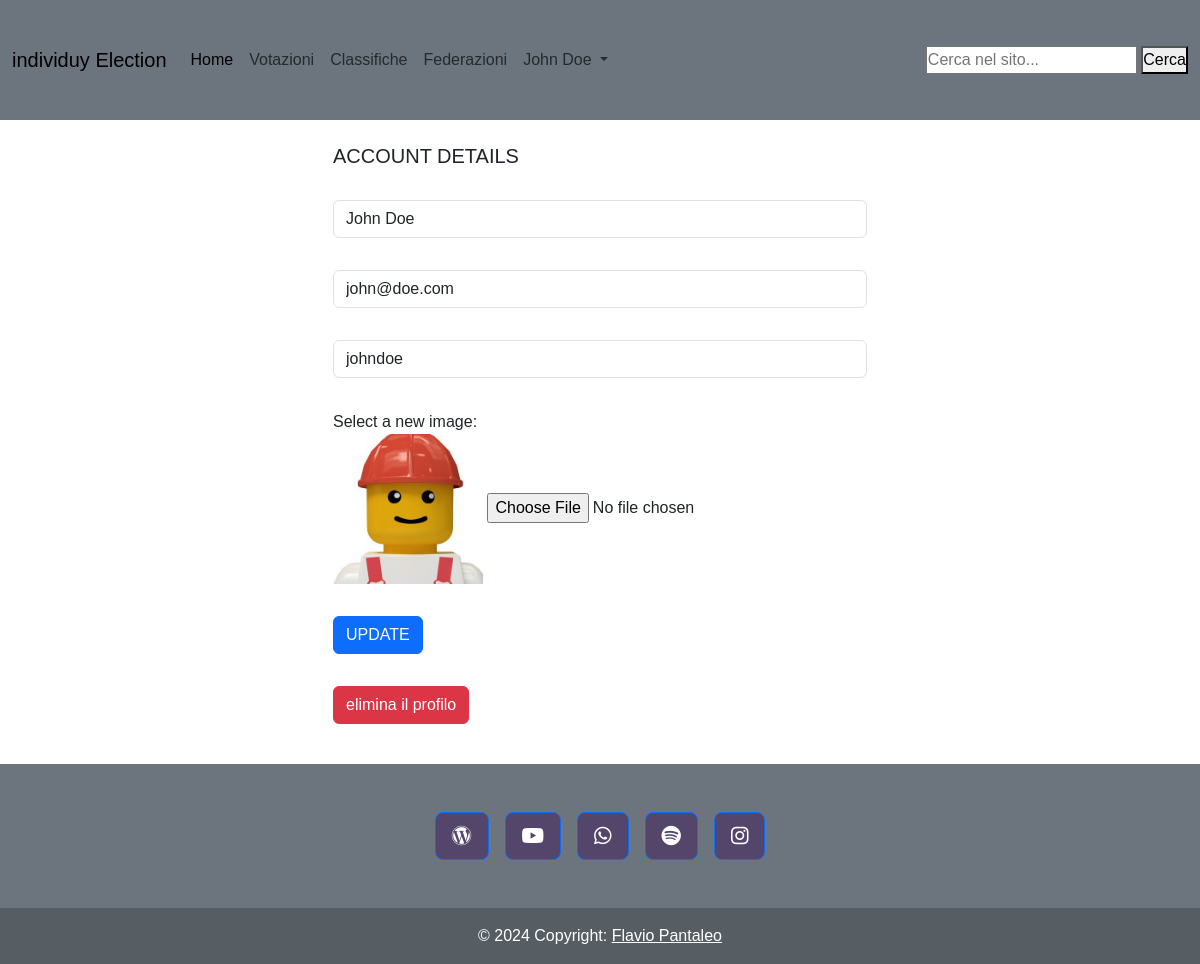
The page /index.php?page=user-setting (signed in) on the database its author committed.
### tables this page shows
CREATE TABLE `users` (
  `id_user` int(11) NOT NULL,
  `fullname` varchar(200) DEFAULT NULL,
  `email` varchar(200) DEFAULT NULL,
  `username` varchar(200) DEFAULT NULL,
  `image_path` varchar(200) DEFAULT NULL,
  `password` varchar(200) DEFAULT NULL,
  `created_at` timestamp NOT NULL DEFAULT current_timestamp(),
  `role` varchar(50) DEFAULT 'user',
  `reset_token` varchar(255) DEFAULT NULL,
  `token_expiry` datetime DEFAULT NULL
);

### app/Controllers/UserController.php (called while the page is built, shortened)
<?php
class UserController {
    private $userDAO;
    public function __construct() {
        $this->userDAO = new UserDAO();
    }
    public function getSingleUser($id) {
        return $this->userDAO->getSingleUser($id);
    }
}

### app/Core/DB.php (called while the page is built, shortened)
<?php
class DB {
    protected function connect (){
        try {
            $localHost = $_ENV['DB_HOST'];
            $dbname = $_ENV['DB_NAME'];
            $user = $_ENV['DB_USER'];
            $pass = $_ENV['DB_PASS'];
            $conn = new PDO("mysql:host=".$localHost.";dbname=".$dbname.";",$user, $pass);
            return $conn;
        } catch (PDOException $e) {
            echo $e->getMessage() . "<br> Database Connection Error";
            die();
        }
    }
}
?>

### app/DAO/UserDao.php (called while the page is built, shortened)
<?php
class UserDAO extends DB {
    public function getSingleUser($id) {
        try {
            $stmt = $this->connect()->prepare("SELECT * FROM users WHERE id_user = ?");
            $stmt->execute([$id]);
            $userDB = $stmt->fetch(PDO::FETCH_ASSOC);
            if ($userDB) {
                return new User($userDB['id_user'], $userDB['fullname'], $userDB['email'], $userDB['username'], $userDB['image_path'], $userDB['role']);
            }
            return null;
        } catch (PDOException $e) {
            error_log("PDOException in getSingleUser: " . $e->getMessage());
            return null;
        }
    }
}

### app/Models/User.php (called while the page is built, shortened)
<?php
class User {
    public function __construct($id, $fullname, $email, $username, $user_pic, $role) {
        $this->fullname = $fullname;
        $this->email = $email;
        $this->username = $username;
        $this->user_pic = $user_pic;
    }
}
?>

### resources/Views/user/user-setting.php (the view, shortened to what this page needs)
<?php
if (!isset($_SESSION['userId'])) {
    echo "<script>window.location.href='" . ROOT . "/index.php?page=home'</script>";
} else {
    $userId = $_SESSION['userId'];
    $user = $userController->getSingleUser($userId);
    $targetDirectory = __DIR__ . '/../../../assets/img/users/';
}
?>
<div class="container my-4">
    <div class="container">
        <div class="row justify-content-center">
            <div class="col-xs-12 col-sm-6">
                <h5 class="mb-3">ACCOUNT DETAILS</h5>
                <form method="POST" class="bill-detail" enctype="multipart/form-data">
                    <fieldset>
                        <div class="py-3">
                            <input name="fullname" class="form-control" placeholder="Full Name" type="text" value="<?php echo $user->fullname; ?>">
                        </div>
                        <div class="py-3">
                            <input name="email" type="email" class="form-control" placeholder="Email" value="<?php echo $user->email; ?>">
                        </div>
                        <div class="py-3">
                            <input name="username" class="form-control" placeholder="Username" type="text" value="<?php echo $user->username; ?>">
                        </div>
                        <div class="py-3">
                            <div>
                                <label for="immagine">Select a new image:</label>
                            </div>
                            <img width="150" src="<?php echo $targetDirectory . '/' . $user->user_pic; ?>" alt="" id="image" name="image" class="img-size-sm">
                            <input class="py-3" type="file" id="image" name="image" value="<?php echo $user->user_pic; ?>">
                        </div>
                        <div class="py-3 text-right">
                            <button type="submit" name="userUpdate" class="btn btn-primary">UPDATE</button>
                        </div>
                    </fieldset>
                </form>
                <div class="py-3 text-right">
                    <a href="index.php?page=delete-profile" class="btn btn-danger">elimina il profilo</a>
                </div>
            </div>
        </div>
    </div>
</div>

### includes/header.php (shortened to what this page needs)
<?php
if (isset($_SESSION['userId'])) {
    $userId = $_SESSION['userId'];
    $singleUser = $userController->getSingleUser($userId);
}
?>
<!DOCTYPE html>
<html lang="it">
<head>
    <link rel="stylesheet" href="<?php echo ROOT; ?>/node_modules/@fortawesome/fontawesome-free/css/all.min.css">
    <link rel="stylesheet" href="<?php echo ROOT; ?>/node_modules/bootstrap/">
    <link rel="stylesheet" href="<?php echo ROOT; ?>/assets/public/css/styles.css">
</head>
<body>
<header class="">
    <nav class="navbar navbar-expand-lg navbar-light bg-secondary">
        <div class="container-fluid">
            <a class="navbar-brand" href="index.php?page=home">individuy Election</a>
            <div class="collapse navbar-collapse" id="navbarSupportedContent">
            <ul class="navbar-nav me-auto mb-2 mb-lg-0">
                <li class="nav-item">
                <a class="nav-link active" aria-current="page" href="index.php?page=home">Home</a>
                </li>
                <li class="nav-item">
                    <a class="nav-link" href="index.php?page=lists">Votazioni</a>
                </li>
                <li class="nav-item">
                    <a class="nav-link" href="index.php?page=indice_classifiche">Classifiche</a>
                </li>
                <li class="nav-item">
                    <a class="nav-link" href="index.php?page=federation_list">Federazioni</a>
                </li>
                <li class="nav-item dropdown">
                    <a class="nav-link dropdown-toggle" href="#" id="navbarDropdown" role="button" data-bs-toggle="dropdown" aria-expanded="false">
                        <?= isset($_SESSION['fullname']) ? $singleUser->fullname : 'Utente' ?>
                    </a>
                </li>
            </ul>
            <form action="index.php?page=search" method="get">
                <input type="text" name="query" placeholder="Cerca nel sito..." required>
                <button type="submit">Cerca</button>
            </form>
            </div>
        </div>
    </nav>
</header>

### rows shown on the page
users: fullname "John Doe", email "john@doe.com", username "johndoe", image_path (picture)
